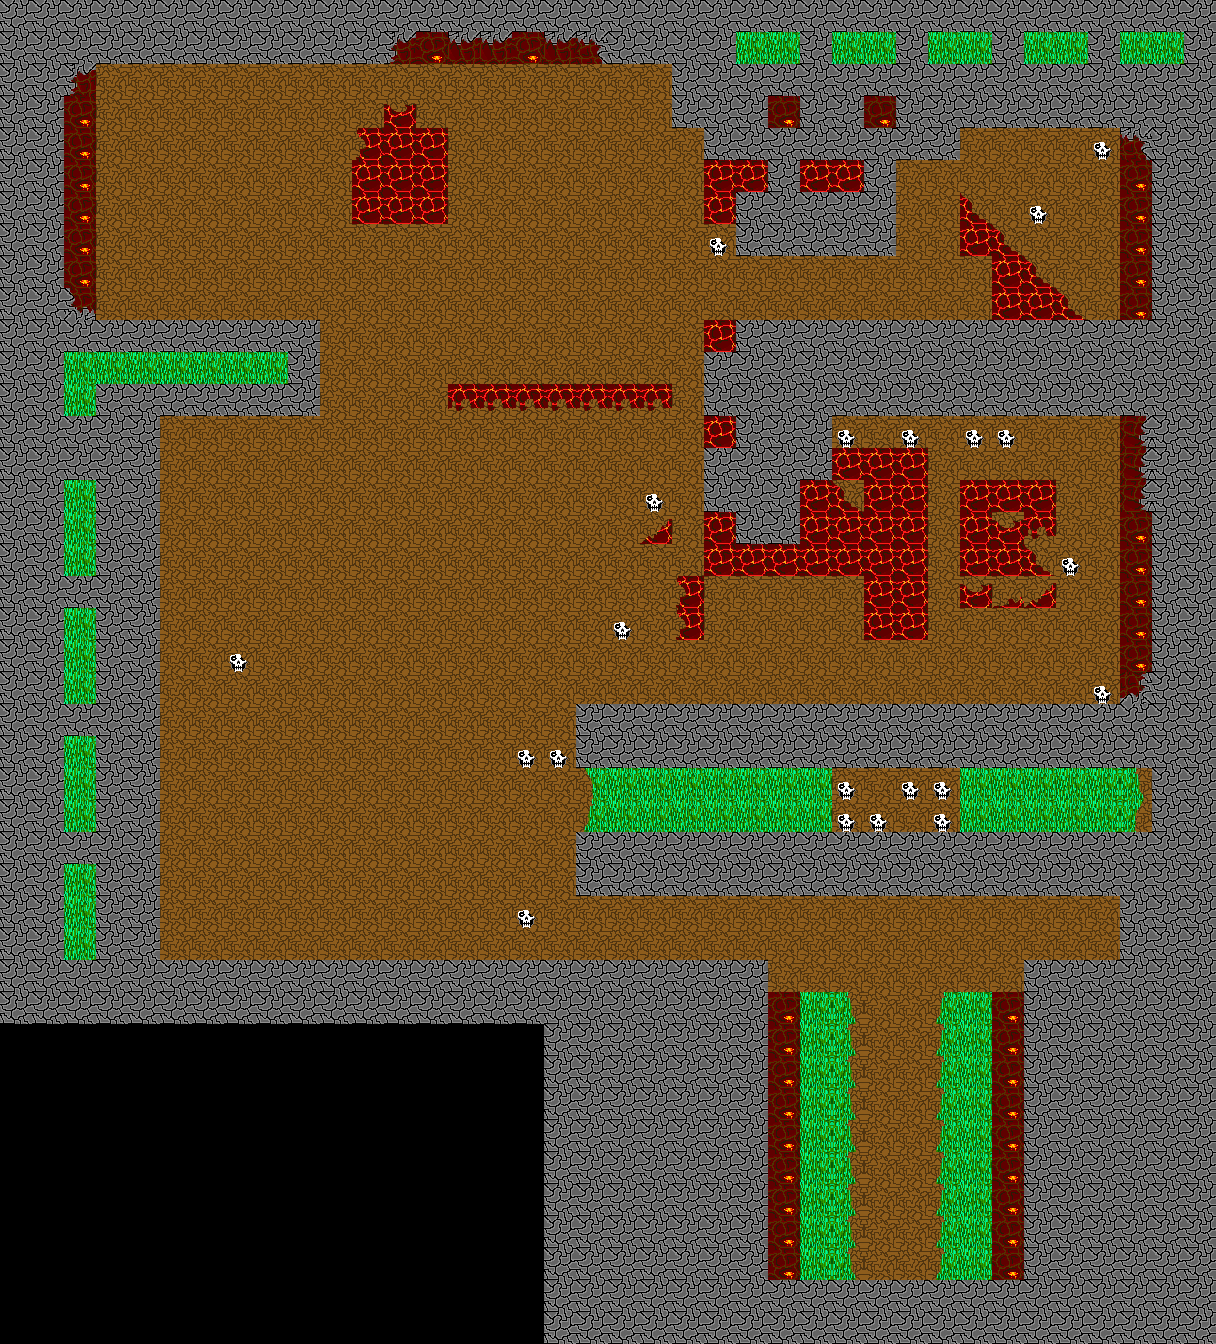

This is a level from a 2D game, rendered from its Tiled map with the project's own tilesets. A one-line summary and the complete map file follow:
An orthogonal 38x42 tile map with 32x32 px tiles, 1 tile layer (Tile Layer 1) and 3 objects (2x SpawnPoint, Player).

<map version="1.10" tiledversion="1.11.0" orientation="orthogonal" renderorder="right-down" width="38" height="42" tilewidth="32" tileheight="32" infinite="0" nextlayerid="3" nextobjectid="6">
 <tileset firstgid="1" source="tileset.tsx" />
 <layer id="1" name="Tile Layer 1" width="38" height="42">
  <data encoding="csv">
49,49,49,49,49,49,49,49,49,49,49,49,49,49,49,49,49,49,49,49,49,49,49,49,49,49,49,49,49,49,49,49,49,49,49,49,49,49,
49,49,49,49,49,49,49,49,49,49,49,49,34,33,41,41,33,41,35,49,49,49,49,43,43,49,43,43,49,43,43,49,43,43,49,43,43,49,
49,49,34,48,48,48,48,48,48,48,48,48,48,48,48,48,48,48,48,48,48,49,49,49,49,49,49,49,49,49,49,49,49,49,49,49,49,49,
49,49,33,48,48,48,48,48,48,48,48,48,28,48,48,48,48,48,48,48,48,49,49,49,33,49,49,33,49,49,49,49,49,49,49,49,49,49,
49,49,33,48,48,48,48,48,48,48,48,27,42,42,48,48,48,48,48,48,48,48,49,49,49,49,49,49,49,49,48,48,48,48,47,35,49,49,
49,49,33,48,48,48,48,48,48,48,48,42,42,42,48,48,48,48,48,48,48,48,42,42,49,42,42,49,48,48,48,48,48,48,48,33,49,49,
49,49,33,48,48,48,48,48,48,48,48,42,42,42,48,48,48,48,48,48,48,48,42,49,49,49,49,49,48,48,30,48,47,48,48,33,49,49,
49,49,33,48,48,48,48,48,48,48,48,48,48,48,48,48,48,48,48,48,48,48,47,49,49,49,49,49,48,48,42,30,48,48,48,33,49,49,
49,49,33,48,48,48,48,48,48,48,48,48,48,48,48,48,48,48,48,48,48,48,48,48,48,48,48,48,48,48,48,42,30,48,48,33,49,49,
49,49,37,48,48,48,48,48,48,48,48,48,48,48,48,48,48,48,48,48,48,48,48,48,48,48,48,48,48,48,48,42,42,30,48,33,49,49,
49,49,49,49,49,49,49,49,49,49,48,48,48,48,48,48,48,48,48,48,48,48,42,49,49,49,49,49,49,49,49,49,49,49,49,49,49,49,
49,49,43,43,43,43,43,43,43,49,48,48,48,48,48,48,48,48,48,48,48,48,49,49,49,49,49,49,49,49,49,49,49,49,49,49,49,49,
49,49,43,49,49,49,49,49,49,49,48,48,48,48,29,29,29,29,29,29,29,48,49,49,49,49,49,49,49,49,49,49,49,49,49,49,49,49,
49,49,49,49,49,48,48,48,48,48,48,48,48,48,48,48,48,48,48,48,48,48,42,49,49,49,47,48,47,48,47,47,48,48,48,39,49,49,
49,49,49,49,49,48,48,48,48,48,48,48,48,48,48,48,48,48,48,48,48,48,49,49,49,49,42,42,42,48,48,48,48,48,48,39,49,49,
49,49,43,49,49,48,48,48,48,48,48,48,48,48,48,48,48,48,48,48,47,48,49,49,49,42,30,42,42,48,42,42,42,48,48,39,49,49,
49,49,43,49,49,48,48,48,48,48,48,48,48,48,48,48,48,48,48,48,32,48,42,49,49,42,42,42,42,48,42,28,29,48,48,33,49,49,
49,49,43,49,49,48,48,48,48,48,48,48,48,48,48,48,48,48,48,48,48,48,42,42,42,42,42,42,42,48,42,42,30,47,48,33,49,49,
49,49,49,49,49,48,48,48,48,48,48,48,48,48,48,48,48,48,48,48,48,27,48,48,48,48,48,42,42,48,28,31,32,48,48,33,49,49,
49,49,43,49,49,48,48,48,48,48,48,48,48,48,48,48,48,48,48,47,48,27,48,48,48,48,48,42,42,48,48,48,48,48,48,33,49,49,
49,49,43,49,49,48,48,47,48,48,48,48,48,48,48,48,48,48,48,48,48,48,48,48,48,48,48,48,48,48,48,48,48,48,48,33,49,49,
49,49,43,49,49,48,48,48,48,48,48,48,48,48,48,48,48,48,48,48,48,48,48,48,48,48,48,48,48,48,48,48,48,48,47,36,49,49,
49,49,49,49,49,48,48,48,48,48,48,48,48,48,48,48,48,48,49,49,49,49,49,49,49,49,49,49,49,49,49,49,49,49,49,49,49,49,
49,49,43,49,49,48,48,48,48,48,48,48,48,48,48,48,47,47,49,49,49,49,49,49,49,49,49,49,49,49,49,49,49,49,49,49,49,49,
49,49,43,49,49,48,48,48,48,48,48,48,48,48,48,48,48,48,26,43,43,43,43,43,43,43,47,48,47,47,43,43,43,43,43,45,49,49,
49,49,43,49,49,48,48,48,48,48,48,48,48,48,48,48,48,48,44,43,43,43,43,43,43,43,47,47,48,47,43,43,43,43,43,46,49,49,
49,49,49,49,49,48,48,48,48,48,48,48,48,48,48,48,48,48,49,49,49,49,49,49,49,49,49,49,49,49,49,49,49,49,49,49,49,49,
49,49,43,49,49,48,48,48,48,48,48,48,48,48,48,48,48,48,49,49,49,49,49,49,49,49,49,49,49,49,49,49,49,49,49,49,49,49,
49,49,43,49,49,48,48,48,48,48,48,48,48,48,48,48,47,48,48,48,48,48,48,48,48,48,48,48,48,48,48,48,48,48,48,49,49,49,
49,49,43,49,49,48,48,48,48,48,48,48,48,48,48,48,48,48,48,48,48,48,48,48,48,48,48,48,48,48,48,48,48,48,48,49,49,49,
49,49,49,49,49,49,49,49,49,49,49,49,49,49,49,49,49,49,49,49,49,49,49,49,48,48,48,48,48,48,48,48,49,49,49,49,49,49,
49,49,49,49,49,49,49,49,49,49,49,49,49,49,49,49,49,49,49,49,49,49,49,49,33,43,45,48,48,44,43,33,49,49,49,49,49,49,
0,0,0,0,0,0,0,0,0,0,0,0,0,0,0,0,0,49,49,49,49,49,49,49,33,43,45,48,48,44,43,33,49,49,49,49,49,49,
0,0,0,0,0,0,0,0,0,0,0,0,0,0,0,0,0,49,49,49,49,49,49,49,33,43,45,48,48,44,43,33,49,49,49,49,49,49,
0,0,0,0,0,0,0,0,0,0,0,0,0,0,0,0,0,49,49,49,49,49,49,49,33,43,45,48,48,44,43,33,49,49,49,49,49,49,
0,0,0,0,0,0,0,0,0,0,0,0,0,0,0,0,0,49,49,49,49,49,49,49,33,43,45,48,48,44,43,33,49,49,49,49,49,49,
0,0,0,0,0,0,0,0,0,0,0,0,0,0,0,0,0,49,49,49,49,49,49,49,33,43,45,48,48,44,43,33,49,49,49,49,49,49,
0,0,0,0,0,0,0,0,0,0,0,0,0,0,0,0,0,49,49,49,49,49,49,49,33,43,45,48,48,44,43,33,49,49,49,49,49,49,
0,0,0,0,0,0,0,0,0,0,0,0,0,0,0,0,0,49,49,49,49,49,49,49,33,43,45,48,48,44,43,33,49,49,49,49,49,49,
0,0,0,0,0,0,0,0,0,0,0,0,0,0,0,0,0,49,49,49,49,49,49,49,33,43,45,48,48,44,43,33,49,49,49,49,49,49,
0,0,0,0,0,0,0,0,0,0,0,0,0,0,0,0,0,49,49,49,49,49,49,49,49,49,49,49,49,49,49,49,49,49,49,49,49,49,
0,0,0,0,0,0,0,0,0,0,0,0,0,0,0,0,0,49,49,49,49,49,49,49,49,49,49,49,49,49,49,49,49,49,49,49,49,49
</data>
 </layer>
 <objectgroup id="2" name="Object Layer 1">
  <object id="1" name="Player" type="Player" x="884.327" y="1225.59" width="32" height="32">
   <properties>
    <property name="rotation" type="int" value="90" />
   </properties>
  </object>
  <object id="3" name="SpawnPoint" type="SpawnPoint" x="529.992" y="218.61" width="32" height="32" />
  <object id="4" name="SpawnPoint" type="SpawnPoint" x="335.439" y="774.979" width="32" height="32" />
 </objectgroup>
</map>
